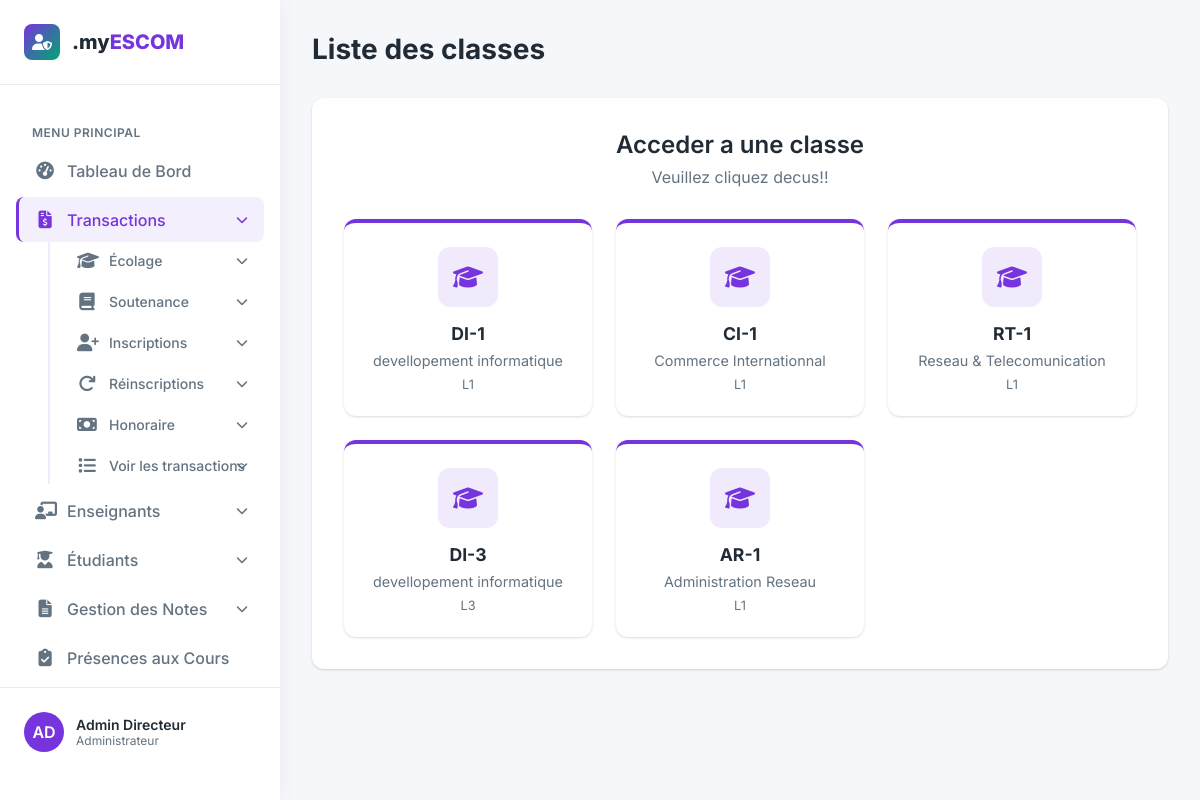
The app's page /administration/liste_etudiant/menu (signed in), older data.
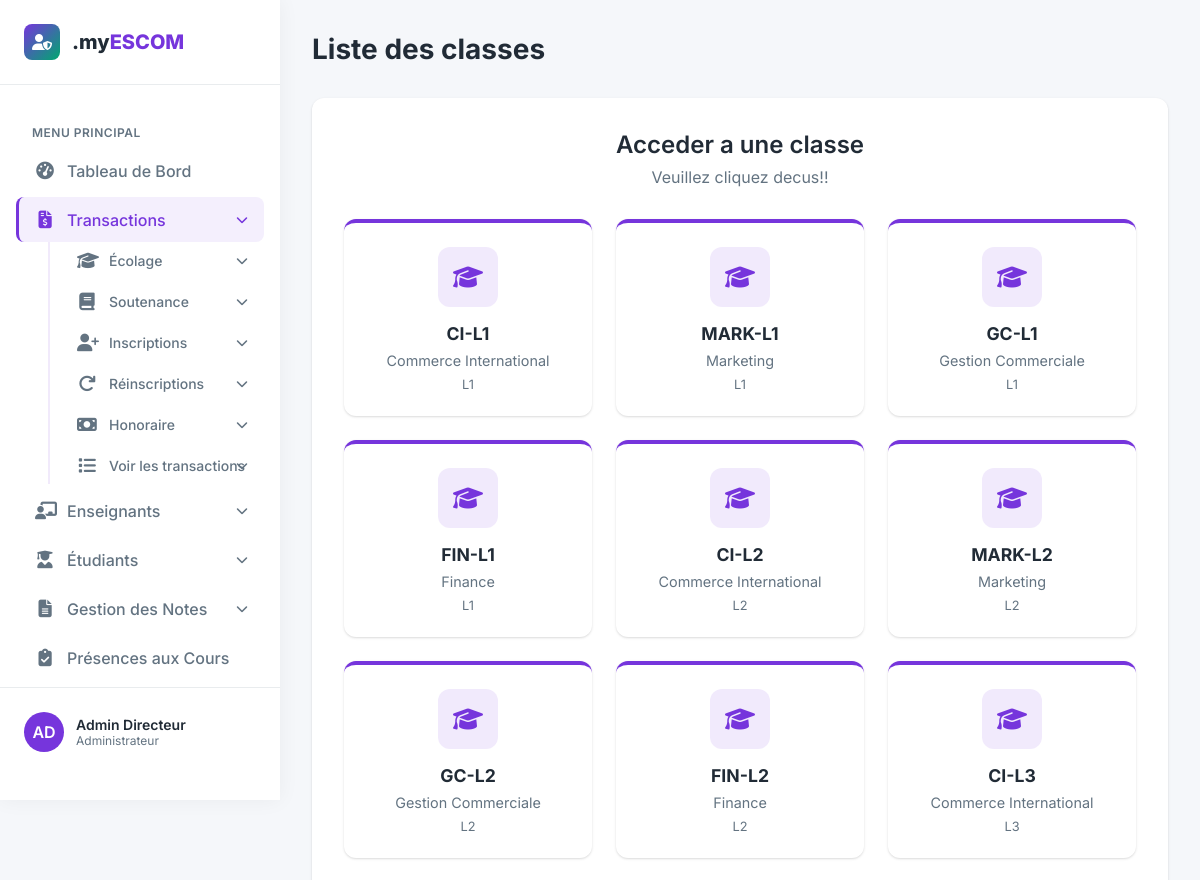
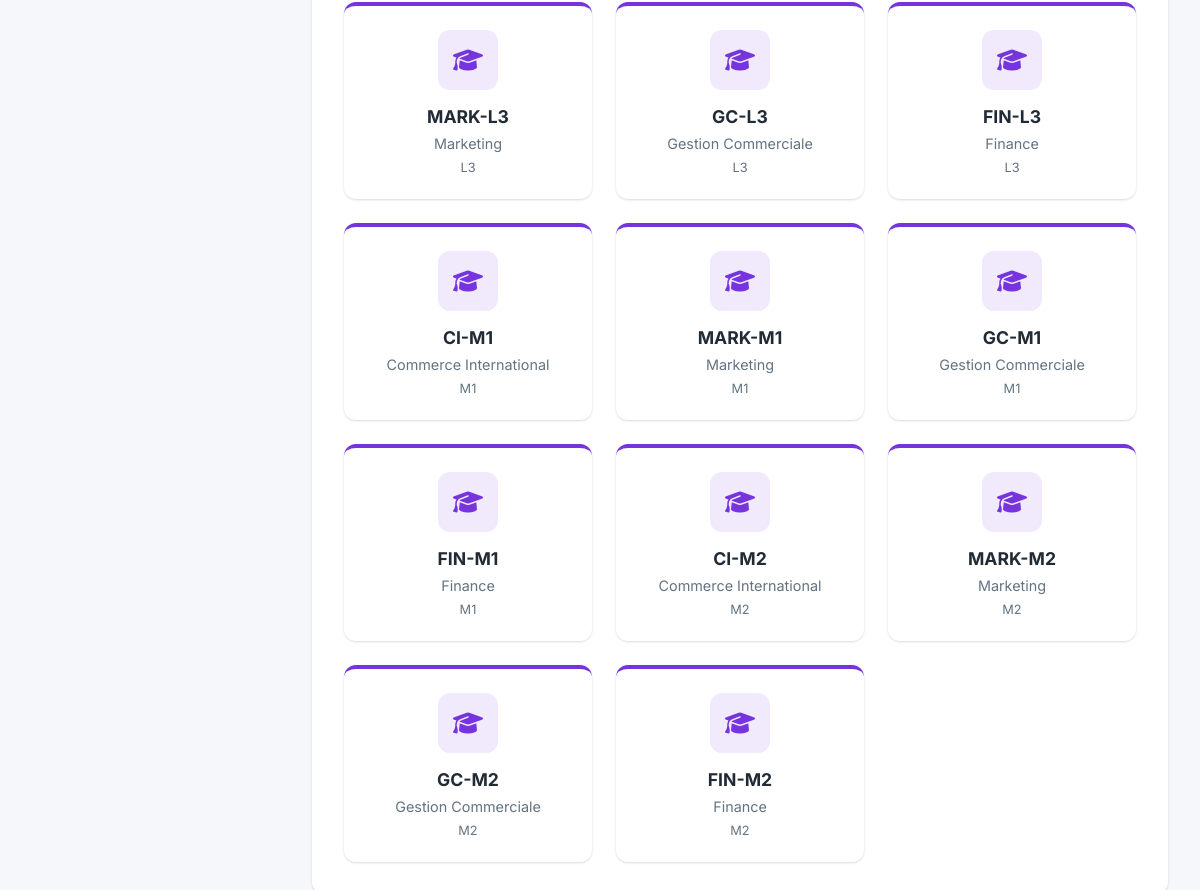
The same page, newer data (2 pictures, top to bottom).
### transactions/models.py (models this page shows, shortened)
class Classe(models.Model):
    nom = models.CharField(max_length=255)
    cycle = models.ForeignKey(Cycle, on_delete=models.CASCADE)
    niveau = models.ForeignKey(Niveau, on_delete=models.CASCADE)
    option = models.ForeignKey(Option, on_delete=models.CASCADE)
    description=models.CharField(max_length=255)
    class Meta:
        verbose_name = "Classe"
        verbose_name_plural = "Classes"

class Option(models.Model):
    libelle = models.CharField(max_length=255)
    filiere = models.ForeignKey(Filiere, on_delete=models.CASCADE)
    description=models.CharField(max_length=255)
    class Meta:
        verbose_name = "Option"
        verbose_name_plural = "Options"

class Niveau(models.Model):
    libelle=models.CharField(max_length=255)
    description=models.CharField(max_length=255)
    def __str__(self):
        return self.libelle
    class Meta:
        verbose_name = "Niveau"
        verbose_name_plural = "Niveaux"

### pages/views.py (the view)
# urls.py: path('administration/liste_etudiant/menu', views.liste_etudiant, name='liste_etudiants'),
@admin_decorators
def liste_etudiant(request):
    option=Classe.objects.all()
    context={
        'options':option
    }
    return render(request,"pages/dashboard/admin/liste_cat.html",context)

### transactions/utils.py (called while the page is built)
def admin_decorators(view_func):
    @wraps(view_func)
    def wrapper(request, *args, **kwargs):
        if not request.user.is_authenticated:
            return redirect('login_admin')
        if request.user.role != "ADMIN":
            return redirect('login_admin')
        return view_func(request, *args, **kwargs)
    return wrapper

### pages/templates/pages/dashboard/admin/liste_cat.html (shortened to what this page needs)
{% load static %}
<!DOCTYPE html>
<html lang="fr">
<head>
    <link rel="stylesheet" href="https://cdnjs.cloudflare.com/ajax/libs/font-awesome/6.4.0/css/all.min.css">
</head>
<body>
    <aside class="sidebar">
        {% include 'pages/bases/dashboard/logo.html' %}
        {% include 'pages/bases/dashboard/reinscription_i.html' %}
        <div class="user-profile">
            <div class="user-avatar">AD</div>
            <div class="user-info">
                <div class="user-name">Admin Directeur</div>
                <div class="user-role">Administrateur</div>
            </div>
        </div>
    </aside>
    <main class="main-content">
        <div class="header">
            <div class="page-title">
                <h1>Liste des classes</h1>
            </div>
        </div>
        <div class="catalogue-container">
            <div class="catalogue-header">
                <h2 class="catalogue-title">Acceder a une classe</h2>
                <p class="catalogue-subtitle">Veuillez cliquez decus!!</p>
            </div>
            <div class="grid-container">
                {% for option in options %}
                <div class="option-card" onclick="selectOption('{{option.id}}')">
                    {% if option.image %}
                    <img src="" alt="{{ option.nom }}" class="option-image">
                    {% else %}
                    <div class="option-icon">
                        <i class="fas fa-graduation-cap"></i>
                    </div>
                    {% endif %}
                    <div class="option-code">{{ option.nom }}</div>
                    <div class="option-name">{{ option.option.libelle }}</div>
                    <div class="option-details">
                         {{ option.niveau }}
                    </div>
                </div>
                {% empty %}
                <div class="no-options">
                    <p>Aucune option disponible pour le moment.</p>
                </div>
                {% endfor %}
            </div>
        </div>
    </main>
</body>
</html>

Row changes from the older to the newer data that the page shows:
removed Classe: nom "DI-1", option.libelle "devellopement informatique", niveau "L1"
removed Classe: nom "CI-1", option.libelle "Commerce Internationnal", niveau "L1"
removed Classe: nom "RT-1", option.libelle "Reseau & Telecomunication", niveau "L1"
removed Classe: nom "DI-3", option.libelle "devellopement informatique", niveau "L3"
removed Classe: nom "AR-1", option.libelle "Administration Reseau", niveau "L1"
added Classe: nom "CI-L1", option.libelle "Commerce International", niveau "L1"
added Classe: nom "MARK-L1", option.libelle "Marketing", niveau "L1"
added Classe: nom "GC-L1", option.libelle "Gestion Commerciale", niveau "L1"
added Classe: nom "FIN-L1", option.libelle "Finance", niveau "L1"
added Classe: nom "CI-L2", option.libelle "Commerce International", niveau "L2"
added Classe: nom "MARK-L2", option.libelle "Marketing", niveau "L2"
added Classe: nom "GC-L2", option.libelle "Gestion Commerciale", niveau "L2"
added Classe: nom "FIN-L2", option.libelle "Finance", niveau "L2"
added Classe: nom "CI-L3", option.libelle "Commerce International", niveau "L3"
added Classe: nom "MARK-L3", option.libelle "Marketing", niveau "L3"
added Classe: nom "GC-L3", option.libelle "Gestion Commerciale", niveau "L3"
added Classe: nom "FIN-L3", option.libelle "Finance", niveau "L3"
added Classe: nom "CI-M1", option.libelle "Commerce International", niveau "M1"
added Classe: nom "MARK-M1", option.libelle "Marketing", niveau "M1"
added Classe: nom "GC-M1", option.libelle "Gestion Commerciale", niveau "M1"
added Classe: nom "FIN-M1", option.libelle "Finance", niveau "M1"
added Classe: nom "CI-M2", option.libelle "Commerce International", niveau "M2"
added Classe: nom "MARK-M2", option.libelle "Marketing", niveau "M2"
added Classe: nom "GC-M2", option.libelle "Gestion Commerciale", niveau "M2"
added Classe: nom "FIN-M2", option.libelle "Finance", niveau "M2"
